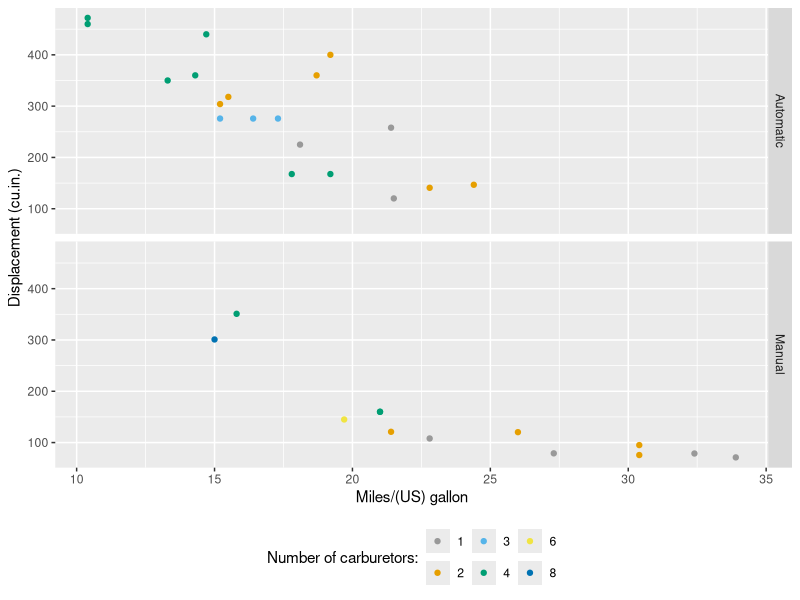
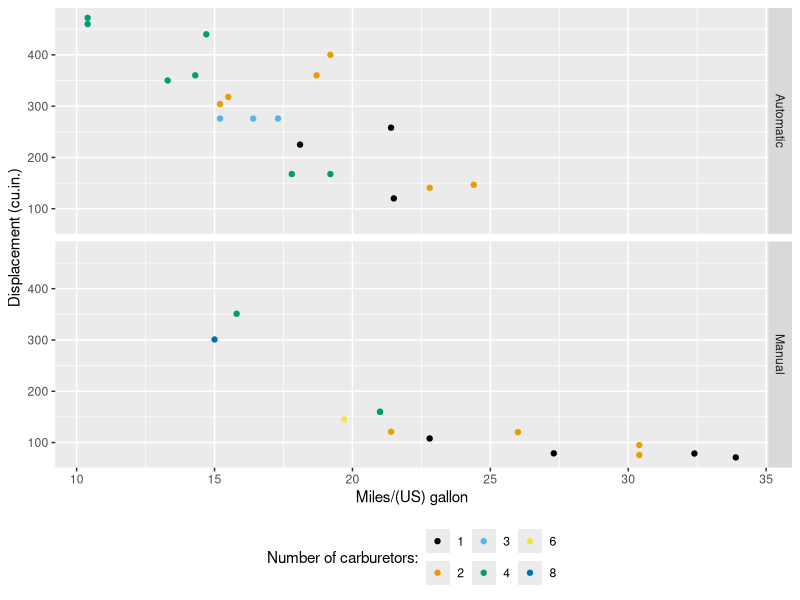

The R source for these figures, in order:
## ---- chunk 1
knitr::opts_chunk$set(echo = TRUE)
library(ggplot2)
# colour blind palettes for charts
# http://www.cookbook-r.com/Graphs/Colors_(ggplot2)/#a-colorblind-friendly-palette
# with grey
cbgPalette <- c("#999999", "#E69F00", "#56B4E9", "#009E73", "#F0E442", "#0072B2", "#D55E00", "#CC79A7")
# with black
cbbPalette <- c("#000000", "#E69F00", "#56B4E9", "#009E73", "#F0E442", "#0072B2", "#D55E00", "#CC79A7")
## ---- chunk 2
df <- mtcars

df$auto <- ifelse(df$am == 0, "Automatic", "Manual") # set labels
p <- ggplot2::ggplot(df, aes(x = mpg, y = disp, colour = as.factor(carb))) +
  guides(colour = guide_legend(title = "Number of carburetors:")) +
  theme(legend.position="bottom") +
  scale_colour_manual(values=cbgPalette) + # use colour-blind friendly grey palette
  geom_point() # <- make the plot in an object first
p + labs(x = "Miles/(US) gallon", y = "Displacement (cu.in.)") + facet_grid(auto ~ .) # <- draw the plot and add more features
## ---- chunk 3


p <- ggplot2::ggplot(df, aes(x = mpg, y = disp, colour = as.factor(carb))) +
  guides(colour = guide_legend(title = "Number of carburetors:")) +
  theme(legend.position="bottom") +
  scale_colour_manual(values=cbbPalette) + # use colour-blind friendly grey palette
  geom_point() # <- make the plot in an object first
p + labs(x = "Miles/(US) gallon", y = "Displacement (cu.in.)") + facet_grid(auto ~ .) # <- draw the plot and add more features
